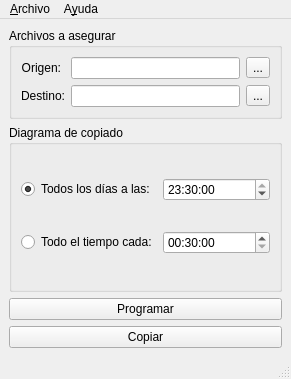
<?xml version="1.0" encoding="UTF-8"?>
<ui version="4.0">
 <class>MainWindow</class>
 <widget class="QMainWindow" name="MainWindow">
  <property name="geometry">
   <rect>
    <x>0</x>
    <y>0</y>
    <width>291</width>
    <height>379</height>
   </rect>
  </property>
  <property name="windowTitle">
   <string>BackUpSimple</string>
  </property>
  <property name="windowIcon">
   <iconset>
    <normaloff>Imágenes/Logo4.png</normaloff>Imágenes/Logo4.png</iconset>
  </property>
  <property name="statusTip">
   <string/>
  </property>
  <widget class="QWidget" name="centralwidget">
   <layout class="QGridLayout" name="gridLayout">
    <item row="5" column="0" rowspan="2">
     <widget class="QGroupBox" name="groupBox_2">
      <property name="title">
       <string>Diagrama de copiado</string>
      </property>
      <layout class="QGridLayout" name="gridLayout_3">
       <item row="1" column="0">
        <widget class="QRadioButton" name="radioCada">
         <property name="text">
          <string>Todo el tiempo cada:</string>
         </property>
        </widget>
       </item>
       <item row="1" column="1" colspan="2">
        <widget class="QTimeEdit" name="timeCada">
         <property name="time">
          <time>
           <hour>0</hour>
           <minute>30</minute>
           <second>0</second>
          </time>
         </property>
         <property name="minimumTime">
          <time>
           <hour>0</hour>
           <minute>30</minute>
           <second>0</second>
          </time>
         </property>
        </widget>
       </item>
       <item row="0" column="0">
        <widget class="QRadioButton" name="radioDiario">
         <property name="text">
          <string>Todos los días a las:</string>
         </property>
         <property name="checked">
          <bool>true</bool>
         </property>
        </widget>
       </item>
       <item row="0" column="1" colspan="2">
        <widget class="QTimeEdit" name="timeDiario">
         <property name="time">
          <time>
           <hour>23</hour>
           <minute>30</minute>
           <second>0</second>
          </time>
         </property>
        </widget>
       </item>
      </layout>
     </widget>
    </item>
    <item row="8" column="0">
     <widget class="QPushButton" name="pushProgramar">
      <property name="text">
       <string>Programar</string>
      </property>
     </widget>
    </item>
    <item row="9" column="0">
     <widget class="QPushButton" name="pushCopiar">
      <property name="text">
       <string>Copiar</string>
      </property>
     </widget>
    </item>
    <item row="0" column="0">
     <widget class="QGroupBox" name="groupBox">
      <property name="title">
       <string>Archivos a asegurar</string>
      </property>
      <layout class="QGridLayout" name="gridLayout_2">
       <item row="2" column="0">
        <widget class="QLabel" name="labelDestino">
         <property name="sizePolicy">
          <sizepolicy hsizetype="Maximum" vsizetype="Preferred">
           <horstretch>0</horstretch>
           <verstretch>0</verstretch>
          </sizepolicy>
         </property>
         <property name="text">
          <string>Destino:</string>
         </property>
         <property name="alignment">
          <set>Qt::AlignRight|Qt::AlignTrailing|Qt::AlignVCenter</set>
         </property>
        </widget>
       </item>
       <item row="0" column="0">
        <widget class="QLabel" name="labelOrigen">
         <property name="sizePolicy">
          <sizepolicy hsizetype="Maximum" vsizetype="Preferred">
           <horstretch>0</horstretch>
           <verstretch>0</verstretch>
          </sizepolicy>
         </property>
         <property name="text">
          <string>Origen:</string>
         </property>
         <property name="alignment">
          <set>Qt::AlignRight|Qt::AlignTrailing|Qt::AlignVCenter</set>
         </property>
        </widget>
       </item>
       <item row="2" column="2">
        <widget class="QToolButton" name="toolDestino">
         <property name="text">
          <string>...</string>
         </property>
        </widget>
       </item>
       <item row="0" column="1">
        <widget class="QLineEdit" name="lineOrigen"/>
       </item>
       <item row="0" column="2">
        <widget class="QToolButton" name="toolOrigen">
         <property name="text">
          <string>...</string>
         </property>
        </widget>
       </item>
       <item row="2" column="1">
        <widget class="QLineEdit" name="lineDestino"/>
       </item>
      </layout>
     </widget>
    </item>
   </layout>
  </widget>
  <widget class="QMenuBar" name="menubar">
   <property name="geometry">
    <rect>
     <x>0</x>
     <y>0</y>
     <width>291</width>
     <height>30</height>
    </rect>
   </property>
   <widget class="QMenu" name="menuArchivo">
    <property name="title">
     <string>&amp;Archivo</string>
    </property>
    <addaction name="actionSalir"/>
   </widget>
   <widget class="QMenu" name="menuAyuda">
    <property name="title">
     <string>A&amp;yuda</string>
    </property>
    <addaction name="action"/>
    <addaction name="actionAcerca_de"/>
   </widget>
   <addaction name="menuArchivo"/>
   <addaction name="menuAyuda"/>
  </widget>
  <widget class="QStatusBar" name="statusbar"/>
  <action name="actionSalir">
   <property name="text">
    <string>&amp;Salir</string>
   </property>
   <property name="shortcut">
    <string>Ctrl+Q</string>
   </property>
  </action>
  <action name="action">
   <property name="text">
    <string>Como usar</string>
   </property>
   <property name="shortcut">
    <string>F1</string>
   </property>
  </action>
  <action name="actionAcerca_de">
   <property name="text">
    <string>Acerca de</string>
   </property>
  </action>
 </widget>
 <tabstops>
  <tabstop>lineOrigen</tabstop>
  <tabstop>toolOrigen</tabstop>
  <tabstop>lineDestino</tabstop>
  <tabstop>toolDestino</tabstop>
  <tabstop>radioDiario</tabstop>
  <tabstop>timeDiario</tabstop>
  <tabstop>radioCada</tabstop>
  <tabstop>timeCada</tabstop>
  <tabstop>pushProgramar</tabstop>
  <tabstop>pushCopiar</tabstop>
 </tabstops>
 <resources/>
 <connections/>
</ui>
